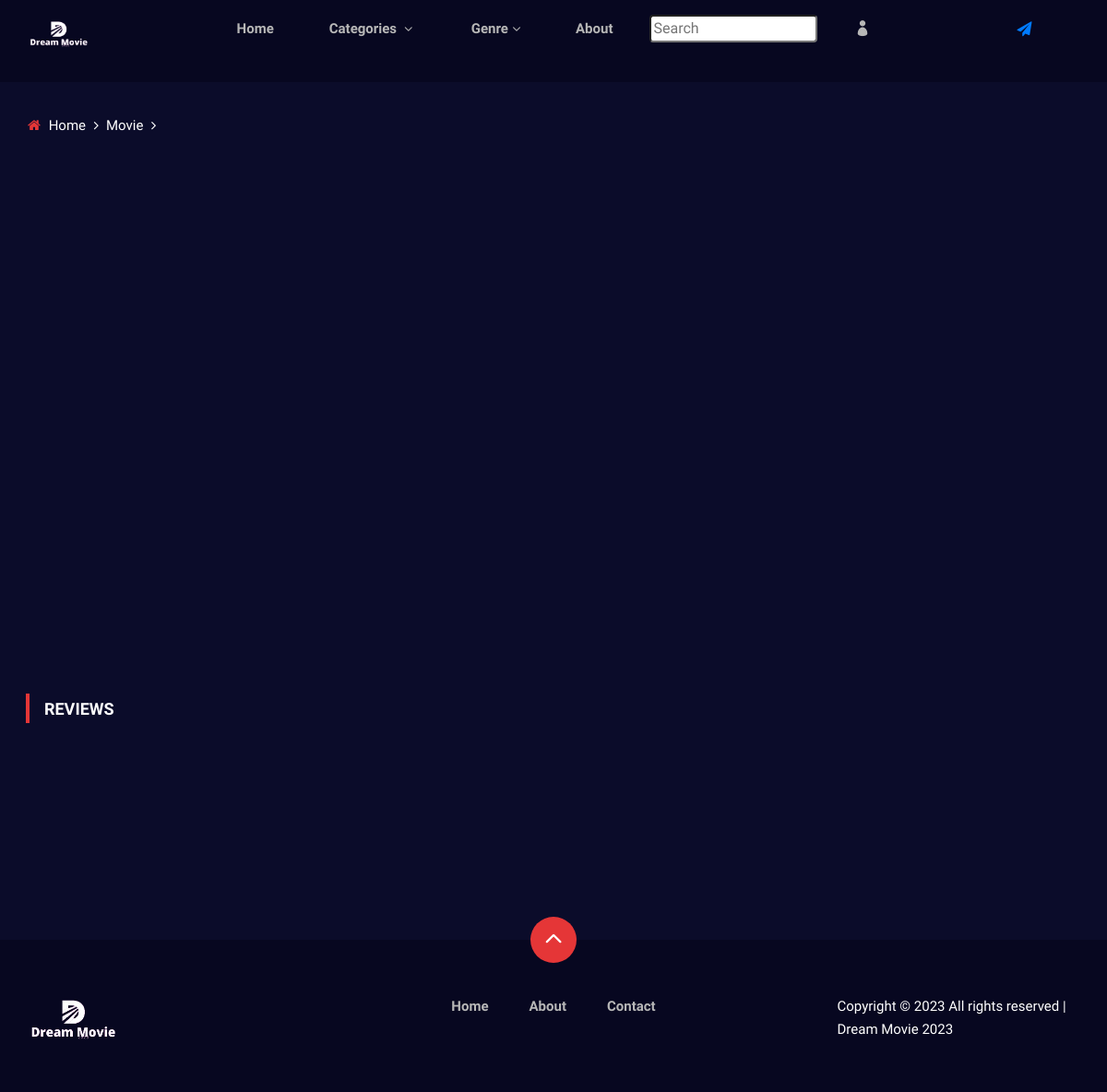
Page /user/anime-watching.php?id=33 on the earlier database version.
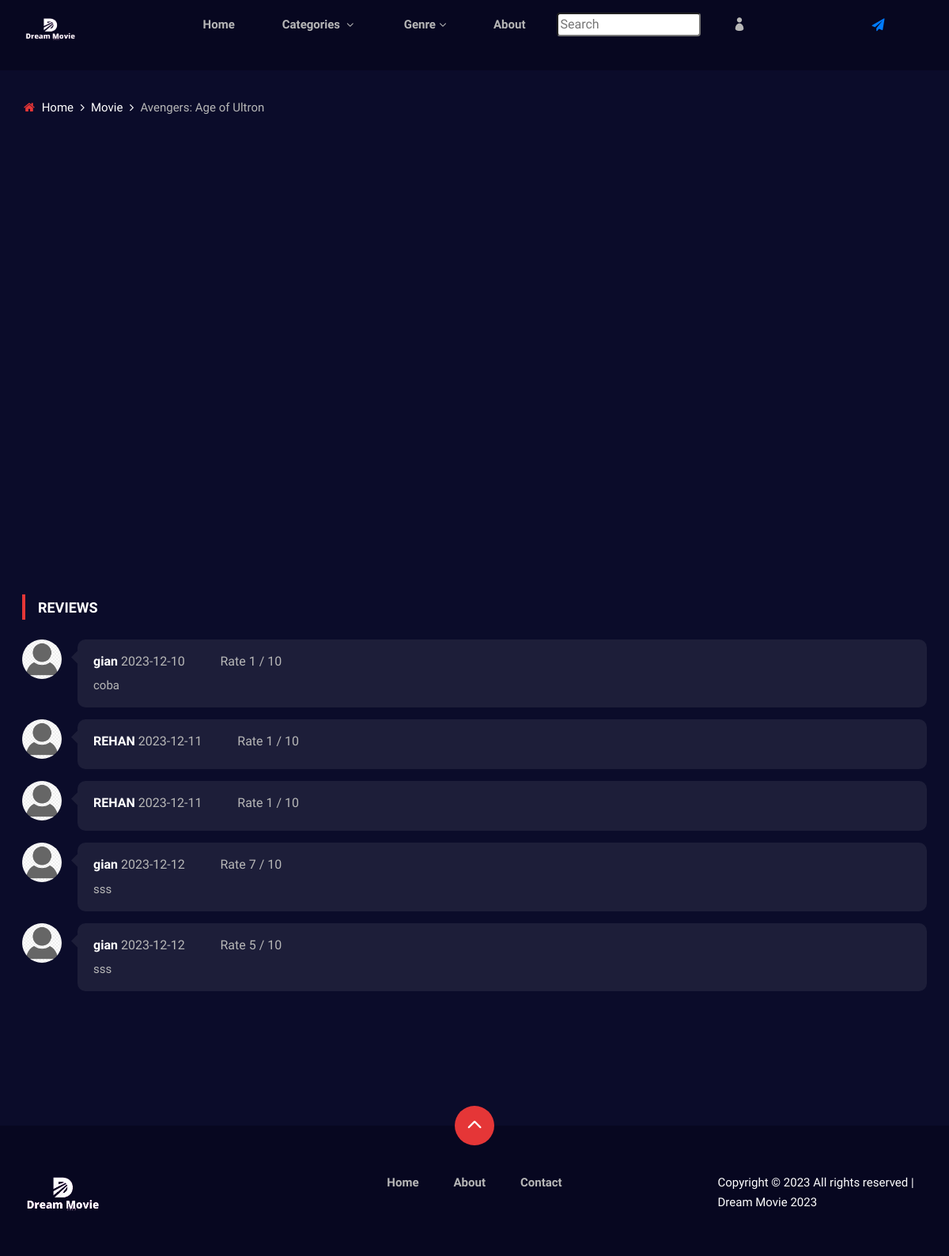
Same page on the later database version.
### tables this page shows
CREATE TABLE `film` (
  `id` int(11) NOT NULL,
  `judul_film` varchar(255) NOT NULL,
  `tahun_rilis` date NOT NULL,
  `sinopsis` text NOT NULL,
  `tag` set('Trending Now','Latest Film','Most Repeat','Top Views Day','Top Views Week','Top Views Month','Top Views Year','Slide') DEFAULT NULL,
  `id_kategori` int(11) NOT NULL,
  `id_sutradara` int(11) NOT NULL,
  `genre` set('Romance','Horor','Advanture','Action','Comedi','Drama','Animation','Crime','Fantasy') NOT NULL,
  `nama_pemain` varchar(255) NOT NULL,
  `gambar` text NOT NULL,
  `video` varchar(255) DEFAULT NULL
);

CREATE TABLE `ulasan` (
  `id` int(11) NOT NULL,
  `ulasan_user` int(11) DEFAULT NULL,
  `ulasan_id` int(11) DEFAULT NULL,
  `ulasan` varchar(255) DEFAULT NULL,
  `ulasan_rating` int(11) DEFAULT NULL,
  `tanggal_ulasan` date DEFAULT NULL
);

CREATE TABLE `user` (
  `id` int(11) NOT NULL,
  `nickname` varchar(255) NOT NULL,
  `username` varchar(255) NOT NULL,
  `password` varchar(255) NOT NULL
);

### user/template/review.php (the view, shortened to what this page needs)
<?php
$id = $_GET["id"];
$query = mysqli_query($conn, "SELECT * FROM `ulasan` as u join film as f on f.id=u.ulasan_id join user as us on us.id=u.ulasan_user where f.id = '$id' ");
?>
<div class="anime__details__review">
    <?php
    if (mysqli_num_rows($query) > 0) {
        ?>
        <div class="section-title">
            <h5>Reviews</h5>
        </div>
        <?php
        while ($data = mysqli_fetch_array($query)) {
            ?>
            <div class="anime__review__item">
                <div class="anime__review__item__pic">
                    <img src="../dashboard/admin/images/1.png" alt="">
                </div>
                <div class="anime__review__item__text">
                    <h6>
                        <?php echo $data["nickname"] ?>
                        <span>
                            <?php echo $data["tanggal_ulasan"] ?>&ensp;&ensp;&ensp;&ensp;&ensp; Rate
                            <?php echo $data["ulasan_rating"] ?> / 10
                        </span>
                    </h6>
                    <p>
                        <?php echo $data["ulasan"] ?>
                    </p>
                </div>
            </div>
            <?php
        }
    } else {
        ?>
        <div class="anime__details__review">
            <div class="section-title">
                <h5>Reviews</h5>
            </div>
        </div>
        <?php
    }
    ?>
</div>

### user/anime-watching.php (shortened to what this page needs)
<!DOCTYPE html>
<html lang="zxx">
<head>
    <link rel="stylesheet" href="../dashboard/assets/vendor/css/theme-default.css" class="template-customizer-theme-css" />
    <link rel="stylesheet" href="../dashboard/assets/css/demo.css" />
    <link rel="stylesheet" href="../dashboard/assets/vendor/css/core.css" class="template-customizer-core-css" />
    <link rel="stylesheet" href="../css/bootstrap.min.css" type="text/css">
    <link rel="stylesheet" href="../css/font-awesome.min.css" type="text/css">
    <link rel="stylesheet" href="../css/elegant-icons.css" type="text/css">
    <link rel="stylesheet" href="../css/plyr.css" type="text/css">
    <link rel="stylesheet" href="../css/nice-select.css" type="text/css">
    <link rel="stylesheet" href="../css/owl.carousel.min.css" type="text/css">
    <link rel="stylesheet" href="../css/slicknav.min.css" type="text/css">
    <link rel="stylesheet" href="../css/style.css" type="text/css">
    <link rel="stylesheet" href="../dashboard/assets/vendor/fonts/boxicons.css" />
    <link rel="stylesheet" href="../dashboard/assets/vendor/libs/perfect-scrollbar/perfect-scrollbar.css" />
</head>
<body>
    <?php include "koneksi.php";
    $id = $_GET["id"];
    $query = mysqli_query($conn, "SELECT *, AVG(ulasan_rating) AS avg_rating FROM `film` as f join kategori as k on f.id_kategori=k.id_kategori join sutradara as s on s.id_sutradara=f.id_sutradara join ulasan as u on u.ulasan_id=f.id where f.id = '$id'");
    $data = mysqli_fetch_array($query);
    ?>
    <?php include "template/navbar.php" ?>
    <div class="breadcrumb-option">
        <div class="container">
            <div class="row">
                <div class="col-lg-12">
                    <div class="breadcrumb__links">
                        <a href="./index.php"><i class="fa fa-home"></i> Home</a>
                        <a href="./kategori.php">Movie</a>
                        <span>
                            <?php echo $data["judul_film"] ?>
                        </span>
                    </div>
                </div>
            </div>
        </div>
    </div>
    <section class="anime-details spad">
        <div class="container">
            <div class="row">
                <?php
                echo '<iframe width="1160" height="550" src="https://www.youtube.com/embed/' . $data["video"] . '"
                                title="YouTube video player" frameborder="0" allow="accelerometer; autoplay; clipboard-write;
                                encrypted-media; gyroscope; picture-in-picture; web-share" allowfullscreen></iframe>'
                    ?>
                <?php
                include "template/review.php";
                ?>
            </div>
    </section>
    <?php include "template/footer.php" ?>
</body>
</html>

Differences in the rows shown:
now on this page (row unchanged): film: judul_film "Avengers: Age of Ultron"
added ulasan: ulasan_user.nickname "gian", tanggal_ulasan "2023-12-10", ulasan_rating "1", ulasan "coba"
added ulasan: ulasan_user.nickname "REHAN", tanggal_ulasan "2023-12-11", ulasan_rating "1"
added ulasan: ulasan_user.nickname "REHAN", tanggal_ulasan "2023-12-11", ulasan_rating "1"
added ulasan: ulasan_user.nickname "gian", tanggal_ulasan "2023-12-12", ulasan_rating "7", ulasan "sss"
added ulasan: ulasan_user.nickname "gian", tanggal_ulasan "2023-12-12", ulasan_rating "5", ulasan "sss"
